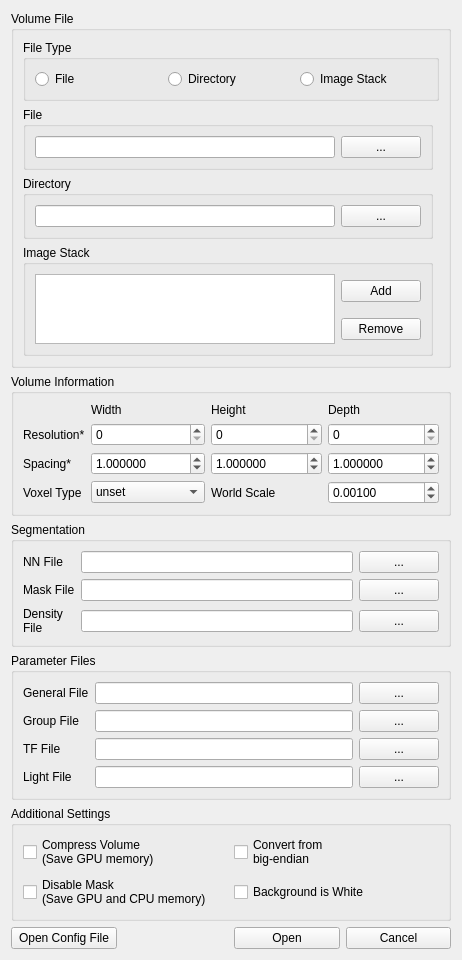
<?xml version="1.0" encoding="UTF-8"?>
<ui version="4.0">
 <class>FileOpenWidget</class>
 <widget class="QWidget" name="FileOpenWidget">
  <property name="geometry">
   <rect>
    <x>0</x>
    <y>0</y>
    <width>440</width>
    <height>881</height>
   </rect>
  </property>
  <property name="windowTitle">
   <string>Open File</string>
  </property>
  <layout class="QGridLayout" name="gridLayout_5">
   <item row="1" column="1" colspan="4">
    <widget class="QGroupBox" name="groupBox_VolumeInfo">
     <property name="title">
      <string>Volume Information</string>
     </property>
     <layout class="QGridLayout" name="gridLayout_9">
      <item row="0" column="1">
       <widget class="QLabel" name="label_width">
        <property name="sizePolicy">
         <sizepolicy hsizetype="Preferred" vsizetype="Fixed">
          <horstretch>0</horstretch>
          <verstretch>0</verstretch>
         </sizepolicy>
        </property>
        <property name="text">
         <string>Width</string>
        </property>
       </widget>
      </item>
      <item row="0" column="2">
       <widget class="QLabel" name="label_height">
        <property name="sizePolicy">
         <sizepolicy hsizetype="Preferred" vsizetype="Fixed">
          <horstretch>0</horstretch>
          <verstretch>0</verstretch>
         </sizepolicy>
        </property>
        <property name="text">
         <string>Height</string>
        </property>
       </widget>
      </item>
      <item row="0" column="4">
       <widget class="QLabel" name="label_depth">
        <property name="sizePolicy">
         <sizepolicy hsizetype="Preferred" vsizetype="Fixed">
          <horstretch>0</horstretch>
          <verstretch>0</verstretch>
         </sizepolicy>
        </property>
        <property name="text">
         <string>Depth</string>
        </property>
       </widget>
      </item>
      <item row="1" column="0">
       <widget class="QLabel" name="label_resolution">
        <property name="text">
         <string>Resolution*</string>
        </property>
       </widget>
      </item>
      <item row="1" column="1">
       <widget class="QSpinBox" name="spinBox_resolutionWidth">
        <property name="maximum">
         <number>99999999</number>
        </property>
       </widget>
      </item>
      <item row="1" column="4">
       <widget class="QSpinBox" name="spinBox_resolutionDepth">
        <property name="maximum">
         <number>99999999</number>
        </property>
       </widget>
      </item>
      <item row="2" column="0">
       <widget class="QLabel" name="label_spacing">
        <property name="text">
         <string>Spacing*</string>
        </property>
       </widget>
      </item>
      <item row="2" column="1">
       <widget class="QDoubleSpinBox" name="doubleSpinBox_spacingWidth">
        <property name="decimals">
         <number>6</number>
        </property>
        <property name="maximum">
         <double>9999999.000000000000000</double>
        </property>
        <property name="singleStep">
         <double>0.001000000000000</double>
        </property>
        <property name="value">
         <double>1.000000000000000</double>
        </property>
       </widget>
      </item>
      <item row="2" column="2" colspan="2">
       <widget class="QDoubleSpinBox" name="doubleSpinBox_spacingHeight">
        <property name="decimals">
         <number>6</number>
        </property>
        <property name="maximum">
         <double>9999999.000000000000000</double>
        </property>
        <property name="value">
         <double>1.000000000000000</double>
        </property>
       </widget>
      </item>
      <item row="2" column="4">
       <widget class="QDoubleSpinBox" name="doubleSpinBox_spacingDepth">
        <property name="decimals">
         <number>6</number>
        </property>
        <property name="maximum">
         <double>9999999.000000000000000</double>
        </property>
        <property name="singleStep">
         <double>0.001000000000000</double>
        </property>
        <property name="value">
         <double>1.000000000000000</double>
        </property>
       </widget>
      </item>
      <item row="3" column="0">
       <widget class="QLabel" name="label_type">
        <property name="text">
         <string>Voxel Type</string>
        </property>
       </widget>
      </item>
      <item row="3" column="1">
       <widget class="QComboBox" name="comboBox_VoxelType">
        <item>
         <property name="text">
          <string>unset</string>
         </property>
        </item>
        <item>
         <property name="text">
          <string>unsigned int 8</string>
         </property>
        </item>
        <item>
         <property name="text">
          <string>unsigned int 16</string>
         </property>
        </item>
       </widget>
      </item>
      <item row="1" column="2" colspan="2">
       <widget class="QSpinBox" name="spinBox_resolutionHeight">
        <property name="maximum">
         <number>99999999</number>
        </property>
       </widget>
      </item>
      <item row="3" column="4">
       <widget class="QDoubleSpinBox" name="doubleSpinBox_worldScale">
        <property name="decimals">
         <number>5</number>
        </property>
        <property name="singleStep">
         <double>0.000010000000000</double>
        </property>
        <property name="value">
         <double>0.001000000000000</double>
        </property>
       </widget>
      </item>
      <item row="3" column="2" colspan="2">
       <widget class="QLabel" name="label_5">
        <property name="text">
         <string>World Scale</string>
        </property>
       </widget>
      </item>
     </layout>
    </widget>
   </item>
   <item row="5" column="3">
    <widget class="QPushButton" name="pushButton_Open">
     <property name="text">
      <string>Open</string>
     </property>
    </widget>
   </item>
   <item row="5" column="1">
    <widget class="QPushButton" name="pushButton_ConfigFile">
     <property name="text">
      <string>Open Config File</string>
     </property>
    </widget>
   </item>
   <item row="0" column="1" colspan="4">
    <widget class="QGroupBox" name="groupBox_VolumeFile">
     <property name="title">
      <string>Volume File</string>
     </property>
     <layout class="QGridLayout" name="gridLayout_4">
      <item row="0" column="0" colspan="2">
       <widget class="QGroupBox" name="groupBox_FileType">
        <property name="title">
         <string>File Type</string>
        </property>
        <layout class="QGridLayout" name="gridLayout_3">
         <item row="0" column="1">
          <widget class="QRadioButton" name="radioButton_Directory">
           <property name="text">
            <string>Directory</string>
           </property>
          </widget>
         </item>
         <item row="0" column="0">
          <widget class="QRadioButton" name="radioButton_File">
           <property name="text">
            <string>File</string>
           </property>
          </widget>
         </item>
         <item row="0" column="2">
          <widget class="QRadioButton" name="radioButton_ImageStack">
           <property name="text">
            <string>Image Stack</string>
           </property>
          </widget>
         </item>
        </layout>
       </widget>
      </item>
      <item row="3" column="0">
       <widget class="QGroupBox" name="groupBox_ImageStack">
        <property name="title">
         <string>Image Stack</string>
        </property>
        <layout class="QGridLayout" name="gridLayout_6">
         <item row="0" column="0" rowspan="2">
          <widget class="QListView" name="listView_ImageFiles"/>
         </item>
         <item row="0" column="1">
          <widget class="QPushButton" name="pushButton_AddImages">
           <property name="text">
            <string>Add</string>
           </property>
          </widget>
         </item>
         <item row="1" column="1">
          <widget class="QPushButton" name="pushButton_RemoveImages">
           <property name="text">
            <string>Remove</string>
           </property>
          </widget>
         </item>
        </layout>
       </widget>
      </item>
      <item row="1" column="0">
       <widget class="QGroupBox" name="groupBox_File">
        <property name="title">
         <string>File</string>
        </property>
        <layout class="QGridLayout" name="gridLayout">
         <item row="0" column="0">
          <widget class="QLineEdit" name="lineEdit_File"/>
         </item>
         <item row="0" column="1">
          <widget class="QPushButton" name="pushButton_File">
           <property name="text">
            <string>...</string>
           </property>
          </widget>
         </item>
        </layout>
       </widget>
      </item>
      <item row="2" column="0">
       <widget class="QGroupBox" name="groupBox_Directory">
        <property name="title">
         <string>Directory</string>
        </property>
        <layout class="QGridLayout" name="gridLayout_7">
         <item row="1" column="0">
          <widget class="QLineEdit" name="lineEdit_Directory"/>
         </item>
         <item row="1" column="1">
          <widget class="QPushButton" name="pushButton_Directory">
           <property name="text">
            <string>...</string>
           </property>
          </widget>
         </item>
        </layout>
       </widget>
      </item>
     </layout>
    </widget>
   </item>
   <item row="5" column="4">
    <widget class="QPushButton" name="pushButton_Cancel">
     <property name="text">
      <string>Cancel</string>
     </property>
    </widget>
   </item>
   <item row="4" column="1" colspan="4">
    <widget class="QGroupBox" name="groupBox_AdditionalSettings">
     <property name="title">
      <string>Additional Settings</string>
     </property>
     <layout class="QGridLayout" name="gridLayout_8">
      <item row="0" column="1">
       <widget class="QCheckBox" name="checkBox_BigEndian">
        <property name="text">
         <string>Convert from
big-endian</string>
        </property>
       </widget>
      </item>
      <item row="0" column="0">
       <widget class="QCheckBox" name="checkBox_CompressVolume">
        <property name="text">
         <string>Compress Volume
(Save GPU memory)</string>
        </property>
       </widget>
      </item>
      <item row="1" column="1">
       <widget class="QCheckBox" name="checkBox_WhiteBackground">
        <property name="text">
         <string>Background is White</string>
        </property>
       </widget>
      </item>
      <item row="1" column="0">
       <widget class="QCheckBox" name="checkBox_DisableMask">
        <property name="text">
         <string>Disable Mask
(Save GPU and CPU memory)</string>
        </property>
       </widget>
      </item>
     </layout>
    </widget>
   </item>
   <item row="2" column="1" colspan="4">
    <widget class="QGroupBox" name="groupBox_Segmentation">
     <property name="title">
      <string>Segmentation</string>
     </property>
     <layout class="QGridLayout" name="gridLayout_2">
      <item row="0" column="2">
       <widget class="QPushButton" name="pushButton_NNFile">
        <property name="text">
         <string>...</string>
        </property>
       </widget>
      </item>
      <item row="0" column="0">
       <widget class="QLabel" name="label">
        <property name="text">
         <string>NN File</string>
        </property>
       </widget>
      </item>
      <item row="1" column="0">
       <widget class="QLabel" name="label_2">
        <property name="text">
         <string>Mask File</string>
        </property>
       </widget>
      </item>
      <item row="1" column="2">
       <widget class="QPushButton" name="pushButton_MaskFile">
        <property name="text">
         <string>...</string>
        </property>
       </widget>
      </item>
      <item row="1" column="1">
       <widget class="QLineEdit" name="lineEdit_MaskFile"/>
      </item>
      <item row="0" column="1">
       <widget class="QLineEdit" name="lineEdit_NNFile"/>
      </item>
      <item row="2" column="0">
       <widget class="QLabel" name="label_3">
        <property name="text">
         <string>Density
File</string>
        </property>
       </widget>
      </item>
      <item row="2" column="1">
       <widget class="QLineEdit" name="lineEdit_OffsetFile"/>
      </item>
      <item row="2" column="2">
       <widget class="QPushButton" name="pushButton_OffsetFile">
        <property name="text">
         <string>...</string>
        </property>
       </widget>
      </item>
     </layout>
    </widget>
   </item>
   <item row="3" column="1" colspan="4">
    <widget class="QGroupBox" name="groupBox_ParameterFiles">
     <property name="sizePolicy">
      <sizepolicy hsizetype="Preferred" vsizetype="MinimumExpanding">
       <horstretch>0</horstretch>
       <verstretch>0</verstretch>
      </sizepolicy>
     </property>
     <property name="title">
      <string>Parameter Files</string>
     </property>
     <layout class="QGridLayout" name="gridLayout_10">
      <item row="1" column="0">
       <widget class="QLabel" name="label_colorMap">
        <property name="text">
         <string>Group File</string>
        </property>
       </widget>
      </item>
      <item row="2" column="1">
       <widget class="QLineEdit" name="lineEdit_TFFile"/>
      </item>
      <item row="3" column="0">
       <widget class="QLabel" name="label_4">
        <property name="text">
         <string>Light File</string>
        </property>
       </widget>
      </item>
      <item row="2" column="0">
       <widget class="QLabel" name="label_TF">
        <property name="text">
         <string>TF File</string>
        </property>
       </widget>
      </item>
      <item row="1" column="1">
       <widget class="QLineEdit" name="lineEdit_GroupFile"/>
      </item>
      <item row="3" column="1">
       <widget class="QLineEdit" name="lineEdit_LightFile"/>
      </item>
      <item row="1" column="2">
       <widget class="QPushButton" name="pushButton_GroupFile">
        <property name="text">
         <string>...</string>
        </property>
       </widget>
      </item>
      <item row="3" column="2">
       <widget class="QPushButton" name="pushButton_LightFile">
        <property name="text">
         <string>...</string>
        </property>
       </widget>
      </item>
      <item row="2" column="2">
       <widget class="QPushButton" name="pushButton_TFFile">
        <property name="text">
         <string>...</string>
        </property>
       </widget>
      </item>
      <item row="0" column="1">
       <widget class="QLineEdit" name="lineEdit_GeneralFile"/>
      </item>
      <item row="0" column="0">
       <widget class="QLabel" name="label_6">
        <property name="text">
         <string>General File</string>
        </property>
       </widget>
      </item>
      <item row="0" column="2">
       <widget class="QPushButton" name="pushButton_GeneralFile">
        <property name="text">
         <string>...</string>
        </property>
       </widget>
      </item>
     </layout>
    </widget>
   </item>
  </layout>
 </widget>
 <tabstops>
  <tabstop>radioButton_File</tabstop>
  <tabstop>radioButton_Directory</tabstop>
  <tabstop>radioButton_ImageStack</tabstop>
  <tabstop>lineEdit_File</tabstop>
  <tabstop>pushButton_File</tabstop>
  <tabstop>lineEdit_Directory</tabstop>
  <tabstop>pushButton_Directory</tabstop>
  <tabstop>listView_ImageFiles</tabstop>
  <tabstop>pushButton_AddImages</tabstop>
  <tabstop>pushButton_RemoveImages</tabstop>
  <tabstop>spinBox_resolutionWidth</tabstop>
  <tabstop>spinBox_resolutionHeight</tabstop>
  <tabstop>spinBox_resolutionDepth</tabstop>
  <tabstop>doubleSpinBox_spacingWidth</tabstop>
  <tabstop>doubleSpinBox_spacingHeight</tabstop>
  <tabstop>doubleSpinBox_spacingDepth</tabstop>
  <tabstop>comboBox_VoxelType</tabstop>
  <tabstop>lineEdit_NNFile</tabstop>
  <tabstop>pushButton_NNFile</tabstop>
  <tabstop>lineEdit_MaskFile</tabstop>
  <tabstop>pushButton_MaskFile</tabstop>
  <tabstop>lineEdit_OffsetFile</tabstop>
  <tabstop>pushButton_OffsetFile</tabstop>
  <tabstop>checkBox_CompressVolume</tabstop>
  <tabstop>checkBox_BigEndian</tabstop>
  <tabstop>checkBox_DisableMask</tabstop>
  <tabstop>checkBox_WhiteBackground</tabstop>
  <tabstop>pushButton_ConfigFile</tabstop>
  <tabstop>pushButton_Open</tabstop>
  <tabstop>pushButton_Cancel</tabstop>
 </tabstops>
 <resources/>
 <connections/>
</ui>
